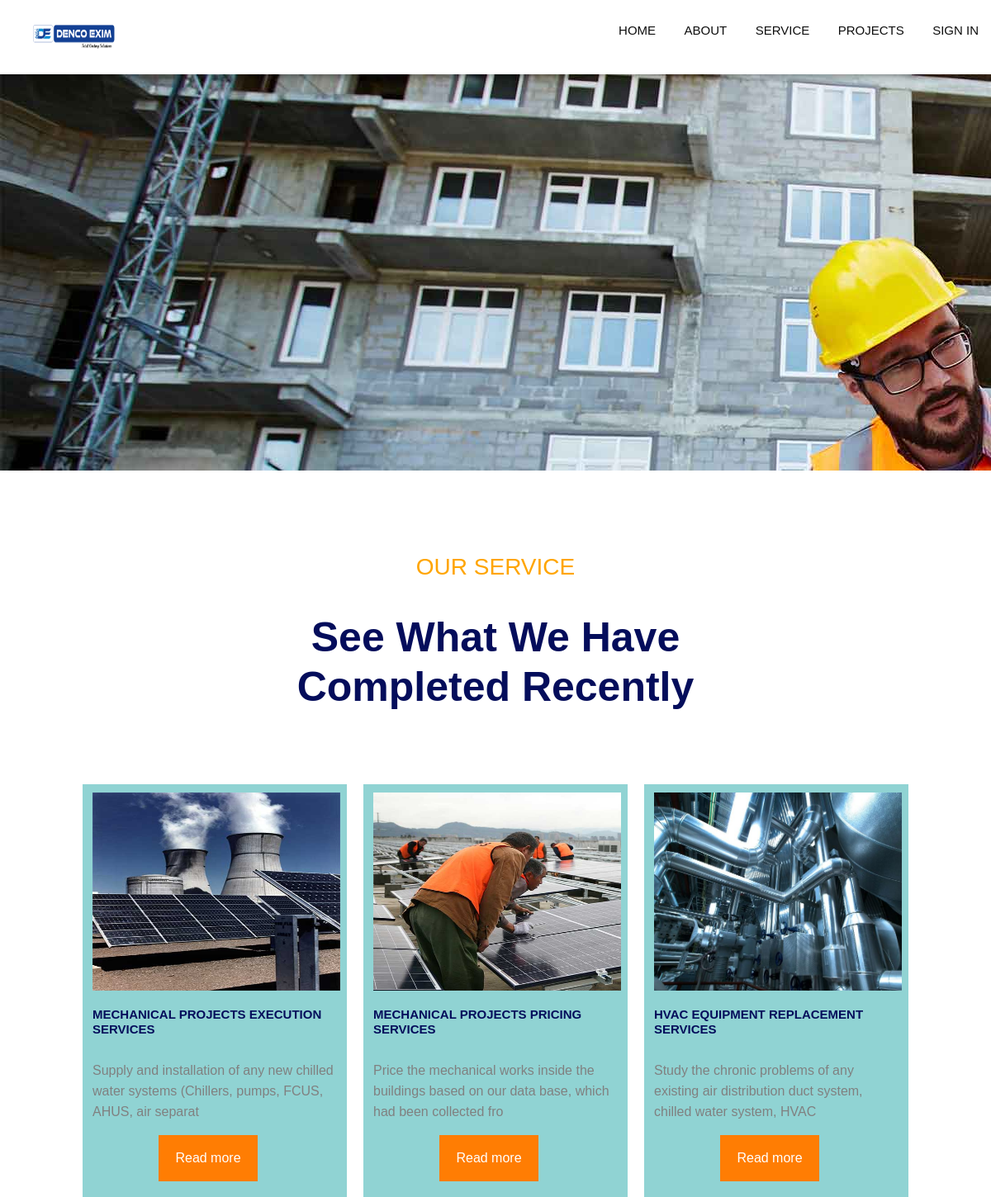
The app's page /service with its own data.
### jobapp/models.py (models this page shows)
class Service(models.Model):
    title=models.CharField(max_length=200)
    image=models.FileField()
    content=models.CharField(max_length=500)

### jobapp/views.py (the view)
# urls.py: path('service', views.service, name='service'),
def service(request):
    item=Service.objects.all()
    d={
        'key':item
    }
    return render(request,'service.html',d)

### templates/service.html (shortened to what this page needs)
<!DOCTYPE html>
<html lang="en">
{% load static %}
<head>
  <link rel="stylesheet" type="text/css" href="{% static 'style.css' %}">
    <link href="https://cdn.jsdelivr.net/npm/bootstrap@5.3.0-alpha3/dist/css/bootstrap.min.css" rel="stylesheet">
</head>
<body>
<section>
    <nav>
    <div class="logo">
        <img src="{% static 'den.jpg'%}" alt="">
    </div>
          <ul>
            <li><a href="home">HOME</a></li>
            <li><a href="about">ABOUT</a></li>
            <li><a href="service">SERVICE</a></li>
            <li><a href="project">PROJECTS</a></li>
            <li><a href="log">SIGN IN</a></li>
           </ul>
        </nav>
</section>
<div class="main">
        <div class="pro">
            <img src="{% static 'pic2.jpg'%}">
        </div>
    <h3>OUR SERVICE
    </h3>
    <h1><b>See What We Have<br> Completed Recently</b></h1>
    <div class="row">
        {%for i in key%}
        <div class="cover">
            <img src="{{i.image.url}}">
            <h4>{{i.title}}</h4>
            <p>{{i.content}}</p>
            <button class="swi">Read more</button>
        </div>
        {%endfor%}
    </div>
</div>
</body>
</html>

### static/style.css (style rules this page uses)
* { padding: 0%; margin: 0%; box-sizing: border-box; font-family: sans-serif; }
section { width: 100%; height:90px; }
section nav { height:90px; display: flex; justify-content:space-between; align-items: center; position: fixed; left: 0%; right: 0%; background-color: white; box-shadow: 0 0 10px rgba(0,0,0,0.5); z-index: 1000; }
section nav .logo img { width: 100px; height:30px; cursor: pointer; margin: 10px 40px; }
section nav ul { list-style: none; }
section nav li { display: inline-block; margin: 0 15px; }
section nav li a { text-decoration: none; color: rgb(15, 15, 15); font-size: 15px; font-weight: 100; transition: 0.1s; }
button { width: 120px; padding: 15px 0; text-align: center; margin: 20px 20px; border-radius: 5px; font-size:20px; border: 1px solid rgb(255, 125, 3); background-color:rgb(255, 125, 3);; color: white; cursor: pointer; position: relative; overflow: hidden; }

### templates/service.html (style rules this page uses)
.main { width:100%; height:100vh; }
.pro { object-fit:cover; object-position:top; height:60vh; overflow:hidden; }
.main h3 { color:orange; font-weight: 400; text-align :center; padding-top:100px; }
.main h1 { color: rgb(4, 13, 91); font-size:50px; font-weight: 400; text-align :center; padding:30px; }
.row { padding-top: 50px; width: 1000px; margin: auto; display: flex; justify-content: space-between; align-items: center; }
.cover { width: 320px; height: 500px; background-color: rgba(46, 172, 172, 0.53); }
.cover img { padding-top:10px; width: 300px; height:250px; }
.cover h4 { font-size:15px; font-weight:bold; padding-top:20px; color: rgb(4, 13, 91); }
.cover p { color: gray; padding-top: 20px; line-height: 25px; }
.swi { margin-left:80px; }

### records on screen
Service: image (picture), title "MECHANICAL PROJECTS EXECUTION SERVICES", content "Supply and installation of any new chilled water systems (Chillers, pumps, FCUS, AHUS, air separat"
Service: image (picture), title "MECHANICAL PROJECTS PRICING SERVICES", content "Price the mechanical works inside the buildings based on our data base, which had been collected fro"
Service: image (picture), title "HVAC EQUIPMENT REPLACEMENT SERVICES", content "Study the chronic problems of any existing air distribution duct system, chilled water system, HVAC"
